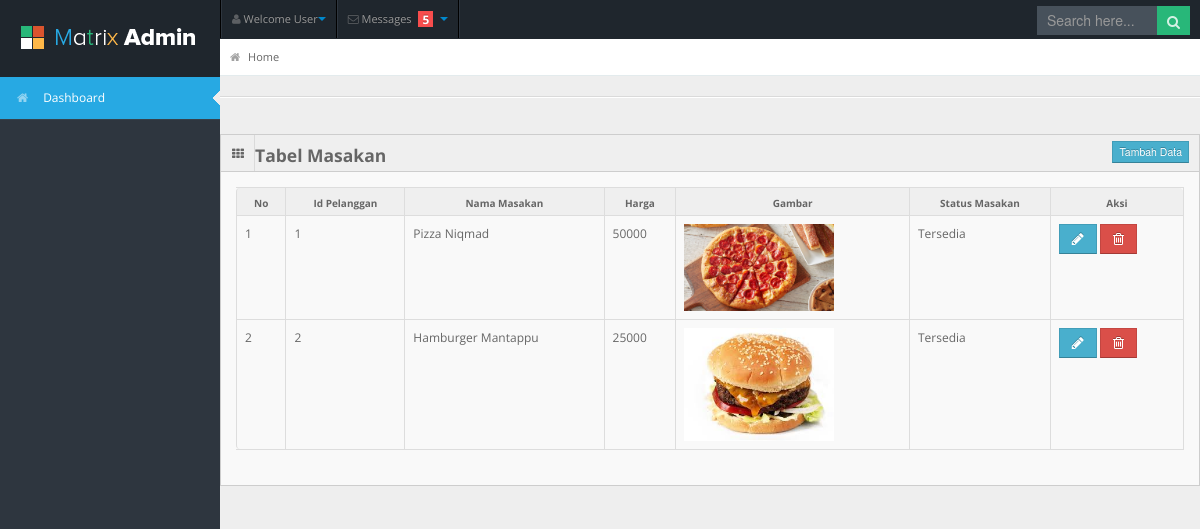
/index.php/masakan, run on the app's committed database.
### tables this page shows
CREATE TABLE `masakan` (
  `id_masakan` int(11) NOT NULL,
  `gambar` varchar(255) NOT NULL,
  `nama_masakan` varchar(255) NOT NULL,
  `harga` varchar(255) NOT NULL,
  `status_masakan` varchar(255) NOT NULL
);

### application/controllers/masakan.php (called while the page is built, shortened)
<?php
class Masakan extends CI_Controller {
	public function __construct()
	{
		$this->load->model('masakan_mdl','msk');
	}
	public function index()
	{
		$data['dataMasakan'] = $this->msk->getDataMasakan();
		$data['konten'] = 'admin/v_masakan';
		$this->load->view('template', $data);
	}
}

### index.php (called while the page is built, shortened)
<?php
require_once BASEPATH.'core/CodeIgniter.php';

### application/models/masakan_mdl.php (called while the page is built, shortened)
<?php
class Masakan_mdl extends CI_Model {
	public function getDataMasakan()
	{
		$dataMasakan = $this->db->get('masakan')->result();
		return $dataMasakan;
	}
}

### application/views/admin/v_masakan.php (the view, shortened to what this page needs)
<div class="widget-box">
          <div class="widget-title"> <span class="icon"> <i class="icon-th"></i> </span>
            <span class="pull-left"><h4>Tabel Masakan</h4></span>
            <span class="pull-right"><button data-target="#tambahMsk" data-toggle="modal" class="btn btn-info btn-mini" style="margin-top:6px; margin-right:10px;">Tambah Data</button></span>
          </div>
          <div class="widget-content">
            <table class="table table-bordered table-striped table-hover table-responsive">
              <thead>
                <tr>
                    <th>No</th>
                    <th>Id Pelanggan</th>
                    <th>Nama Masakan</th>
                    <th>Harga</th>
                    <th>Gambar</th>
                    <th>Status Masakan</th>
                    <th>Aksi</th>
                </tr>
              </thead>
              <tbody>
            <?php
                $no=0;
                foreach ($dataMasakan as $msk) {
                $no++;
                echo '<tr>
                    <td>'.$no.'</td>
                    <td>'.$msk->id_masakan.'</td>
                    <td>'.$msk->nama_masakan.'</td>
                    <td>'.$msk->harga.'</td>
                    <td><img src='.base_url("assets/img/gambar/$msk->gambar").' width="150" height="100"</td>
                    <td>'.$msk->status_masakan.'</td>
                    <td><a href="#UpdateMsk" class="btn btn-info" data-toggle="modal" onclick="showDetail('.$msk->id_masakan.')"><i class="icon-pencil"></i></a>
                    <a href ='.base_url('index.php/masakan/deleteMasakan/'.$msk->id_masakan).' class="btn btn-danger" onclick="return confirm(\'Anda yakin\')"><i class="icon-trash"></i></a></td>
                    </tr>';
                }
                ?>
              </tbody>
            </table>
          </div>
        </div>

### application/views/template.php (shortened to what this page needs)
<!DOCTYPE html>
<html lang="en">
<head>
<link rel="stylesheet" href="<?=base_url()?>assets/css/bootstrap.min.css" />
<link rel="stylesheet" href="<?=base_url()?>assets/css/bootstrap-responsive.min.css" />
<link rel="stylesheet" href="<?=base_url()?>assets/css/fullcalendar.css" />
<link rel="stylesheet" href="<?=base_url()?>assets/css/matrix-style.css" />
<link rel="stylesheet" href="<?=base_url()?>assets/css/matrix-media.css" />
<link href="<?=base_url()?>assets/font-awesome/css/font-awesome.css" rel="stylesheet" />
<link rel="stylesheet" href="<?=base_url()?>assets/css/jquery.gritter.css" />
</head>
<body>
<div id="header">
  <h1><a href="dashboard.html">Matrix Admin</a></h1>
</div>
<div id="user-nav" class="navbar navbar-inverse">
  <ul class="nav">
    <li  class="d"ropdown id="profile-messages" ><a title="" href="#" data-toggle="dropdown" data-target="#profile-messages" class="dropdown-toggle"><i class="icon icon-user"></i>  <span class="text">Welcome User</span><b class="caret"></b></a>
    </li>
    <li id="menu-messages"><a href="#" data-toggle="dropdown" data-target="#menu-messages" class="dropdown-toggle"><i class="icon icon-envelope"></i> <span class="text">Messages</span> <span class="label label-important">5</span> <b class="caret"></b></a>
    </li>
  </ul>
</div>
<div id="search">
  <input type="text" placeholder="Search here..."/>
  <button type="submit" class="tip-bottom" title="Search"><i class="icon-search icon-white"></i></button>
</div>
<div id="sidebar"><a href="#" class="visible-phone"><i class="icon icon-home"></i> Dashboard</a>
  <ul>
   <?php if ($this->session->userdata('id_level') == 1) : ?>
    <li><a href="<?=base_url()?>index.php/dashboard"><i class="icon icon-home"></i> <span>Dashboard</span></a> </li>
    <li> <a href="<?=base_url()?>index.php/pelanggan"><i class="icon icon-group"></i> <span>Pelanggan</span></a> </li>
    <li> <a href="<?=base_url()?>index.php/masakan"><i class="icon icon-glass"></i> <span>Masakan</span></a> </li>
    <li><a href="<?=base_url()?>index.php/"><i class="icon icon-fullscreen"></i> <span>Verifikasi Order</span></a></li>
    <li> <a href="#"><i class="icon icon-th-list"></i> <span>Generate Laporan</span></a></li>
   <?php else : ?>
   <li class="active"><a href="<?=base_url()?>index.php/dashboard"><i class="icon icon-home"></i> <span>Dashboard</span></a> </li>
  </ul>
   <?php endif ; ?>
</div>
<div id="content">
  <div id="content-header">
    <div id="breadcrumb"> <a href="index.html" title="Go to Home" class="tip-bottom"><i class="icon-home"></i> Home</a></div>
  </div>
    <hr/>
    <div class="row-fluid">
      <div class="span12">
            <?php
			$this->load->view($konten)
		?>
      </div>
</div>
</body>
</html>

### assets/css/matrix-media.css (style rules this page uses)
body { background:#2E363F; }
#header { background-color: #1f262d; margin-top:10px; }
#search input[type=text], #search button { background-color: #28b779; }
#sidebar > ul { border-bottom: 1px solid #37414b }
#sidebar > ul > li { border-top: 1px solid #37414b; border-bottom: 1px solid #1f262d; }
#sidebar > ul > li.active { background-color: #27a9e3; border-bottom: 1px solid #27a9e3; border-top: 1px solid #27a9e3; }
#sidebar > ul > li.active a { color:#fff; text-decoration:none; }
#search input[type=text] { background-color: #47515b; color: #fff; }

### data on the page
masakan: id_masakan "1", nama_masakan "Pizza Niqmad", harga "50000", gambar (picture), status_masakan "Tersedia"
masakan: id_masakan "2", nama_masakan "Hamburger Mantappu", harga "25000", gambar (picture), status_masakan "Tersedia"
